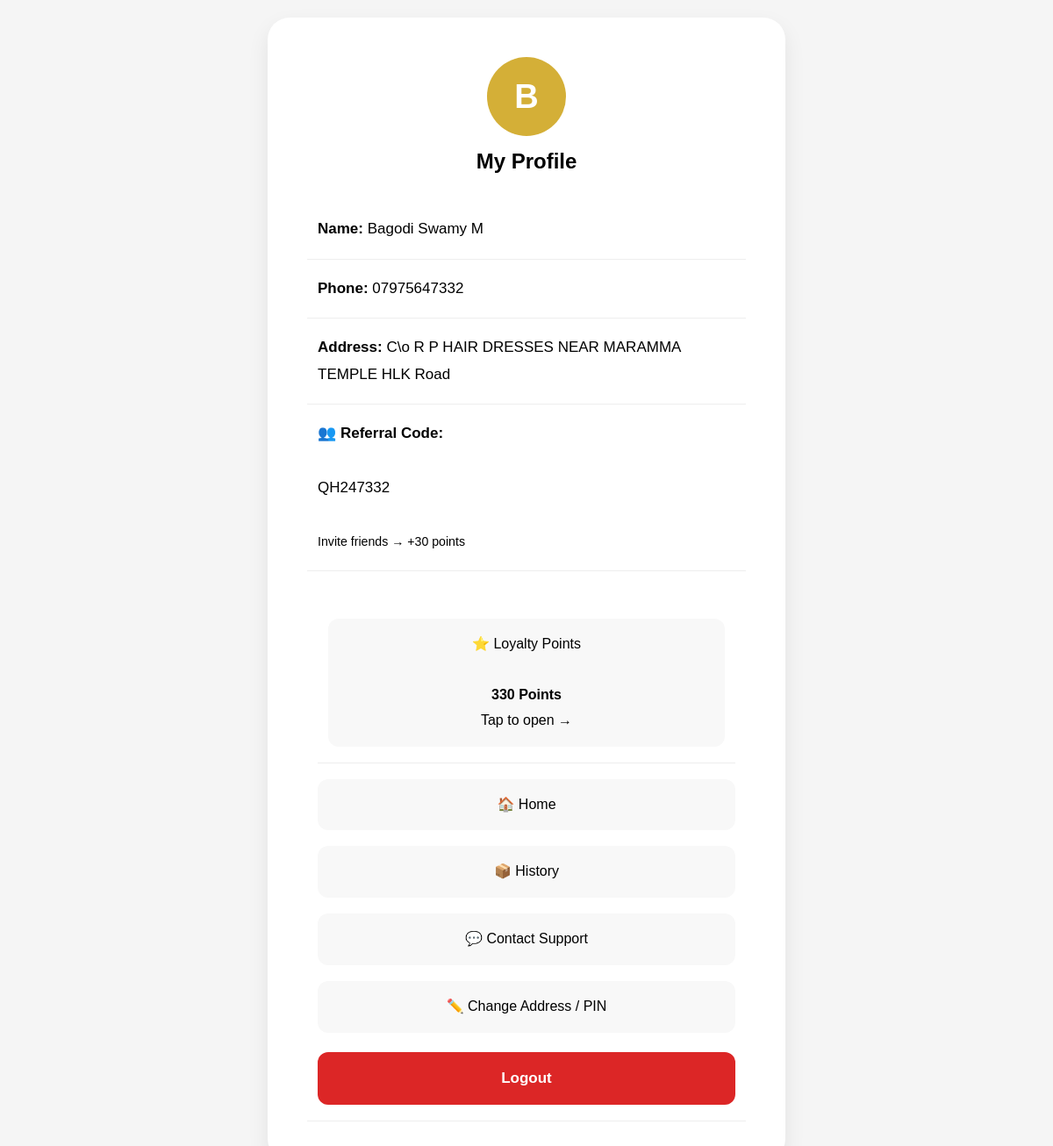
Screenshot of /profile (signed in) with the database file from the repository.
### tables this page shows
CREATE TABLE users(

id INTEGER PRIMARY KEY AUTOINCREMENT,

phone TEXT UNIQUE,

name TEXT,

address TEXT,

pin TEXT,
             
             points INTEGER DEFAULT 0,

             referral_code TEXT UNIQUE,
                used_referral TEXT DEFAULT '',
                ads_watched INTEGER DEFAULT 0,
             apps_installed INTEGER DEFAULT 0

);

### app.py (the view)
@app.route('/profile')
def profile():
    if "phone" not in session:
        return redirect('/customer-login')
    conn = get_db()
    user = conn.execute(
        '''

        SELECT *

        FROM users

        WHERE phone=?

        ''',
        (session["phone"],)
    ).fetchone()
    if user is None:
        session.clear()
        return redirect(
            '/customer-login'
        )
    return render_template(
        'profile.html',
        user=user
    )

### app.py (called while the page is built)
def get_db():
    conn = sqlite3.connect('database.db')
    conn.row_factory = sqlite3.Row
    return conn

### templates/profile.html (shortened to what this page needs)
<!DOCTYPE html>
<html>
<head>
</head>
<body>
<div class="box">
<div class="avatar">
{{user['name'][0].upper()}}
</div>
<h2 class="center">
My Profile
</h2>
<div class="item">
<b>Name:</b>
{{user['name']}}
</div>
<div class="item">
<b>Phone:</b>
{{user['phone']}}
</div>
<div class="item">
<b>Address:</b>
{{user['address']}}
</div>
<div class="item">
<b>
👥 Referral Code:
</b>
<br><br>
{{user['referral_code']}}
<br><br>
<small>
Invite friends →
+30 points
</small>
</div>
<div class="item">
<div
class="item"
onclick="
document.getElementById(
'loyaltyBox'
).style.display='block'
"
style="
cursor:pointer;
">
<a
href="/loyalty"
class="button">
⭐ Loyalty Points
<br><br>
<b>
{{user['points']}}
Points
</b>
<br>
Tap to open →
</a>
</div>
<a
href="/"
class="button">
🏠 Home
</a>
<a
href="/history"
class="button">
📦 History
</a>
<a
href="https://wa.me/919945783602"
class="button">
💬 Contact Support
</a>
<a
href="/edit-profile"
class="button">
✏️ Change Address / PIN
</a>
<a
href="/logout"
class="logout">
Logout
</a>
</div>
</body>
</html>

### templates/profile.html (style rules this page uses)
body { font-family:Arial; background:#f5f5f5; padding:20px; margin:0; }
.box { background:white; padding:45px; border-radius:25px; width:90%; max-width:500px; margin:auto; box-shadow: 0 10px 25px rgba( 0, 0, 0, 0.08 ); }
.avatar { width:90px; height:90px; border-radius:50%; background:#D4AF37; color:white; display:flex; justify-content:center; align-items:center; font-size:38px; font-weight:bold; margin:auto; }
.center { text-align:center; margin-top:15px; margin-bottom:30px; }
.item { padding:18px 12px; font-size:17px; line-height:1.8; border-bottom: 1px solid #eee; }
.button { display:block; padding:15px; margin-top:18px; background:#f8f8f8; text-decoration:none; color:black; border-radius:12px; text-align:center; font-size:16px; }
.logout { display:block; padding:15px; margin-top:22px; background:#dc2626; color:white; text-decoration:none; border-radius:12px; text-align:center; font-weight:bold; }

### rows the page displays
users: name "B", name "Bagodi Swamy M", phone "07975647332", address "C\\o R P HAIR DRESSES NEAR MARAMMA TEMPLE HLK Road", referral_code "QH247332", points "330"
